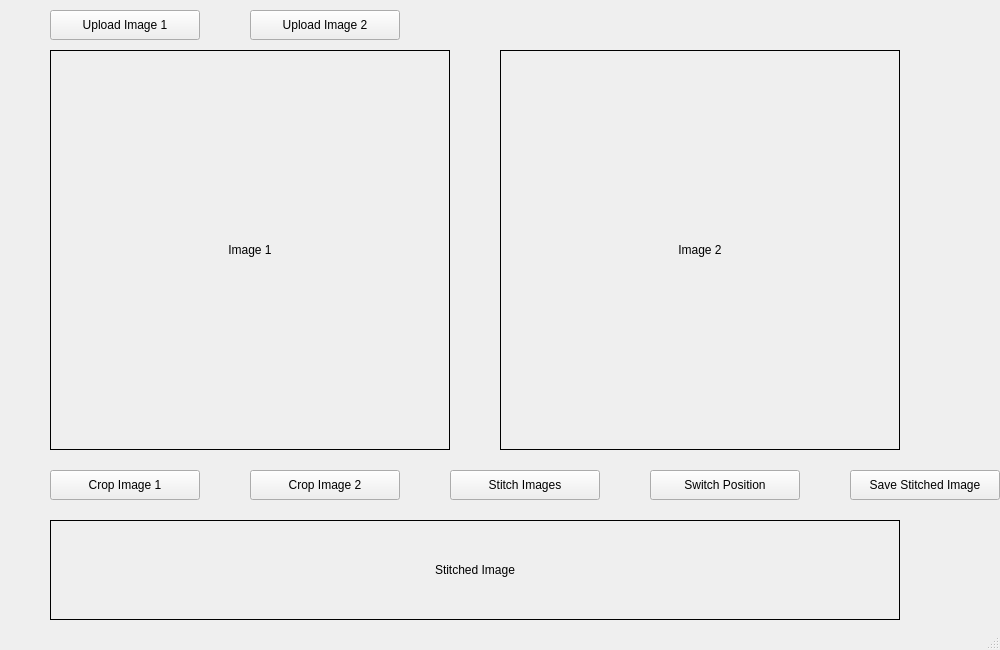
<?xml version="1.0" encoding="UTF-8"?>
<ui version="4.0">
 <class>MainWindow</class>
 <widget class="QMainWindow" name="MainWindow">
  <property name="geometry">
   <rect>
    <x>0</x>
    <y>0</y>
    <width>1000</width>
    <height>650</height>
   </rect>
  </property>
  <property name="windowTitle">
   <string>Image Stitching Tool</string>
  </property>
  <widget class="QWidget" name="centralwidget">
   <!-- 上传图像按钮 -->
   <widget class="QPushButton" name="button_upload_image1">
    <property name="geometry">
     <rect>
      <x>50</x>
      <y>10</y>
      <width>150</width>
      <height>30</height>
     </rect>
    </property>
    <property name="text">
     <string>Upload Image 1</string>
    </property>
   </widget>
   <widget class="QPushButton" name="button_upload_image2">
    <property name="geometry">
     <rect>
      <x>250</x>
      <y>10</y>
      <width>150</width>
      <height>30</height>
     </rect>
    </property>
    <property name="text">
     <string>Upload Image 2</string>
    </property>
   </widget>
   <!-- 检材图像显示 -->
   <widget class="QLabel" name="label_image1">
    <property name="geometry">
     <rect>
      <x>50</x>
      <y>50</y>
      <width>400</width>
      <height>400</height>
     </rect>
    </property>
    <property name="text">
     <string>Image 1</string>
    </property>
    <property name="alignment">
     <set>Qt::AlignCenter</set>
    </property>
    <property name="frameShape">
     <enum>QFrame::Box</enum>
    </property>
   </widget>
   <!-- 样本图像显示 -->
   <widget class="QLabel" name="label_image2">
    <property name="geometry">
     <rect>
      <x>500</x>
      <y>50</y>
      <width>400</width>
      <height>400</height>
     </rect>
    </property>
    <property name="text">
     <string>Image 2</string>
    </property>
    <property name="alignment">
     <set>Qt::AlignCenter</set>
    </property>
    <property name="frameShape">
     <enum>QFrame::Box</enum>
    </property>
   </widget>
   <!-- 功能按钮 -->
   <widget class="QPushButton" name="button_crop_image1">
    <property name="geometry">
     <rect>
      <x>50</x>
      <y>470</y>
      <width>150</width>
      <height>30</height>
     </rect>
    </property>
    <property name="text">
     <string>Crop Image 1</string>
    </property>
   </widget>
   <widget class="QPushButton" name="button_crop_image2">
    <property name="geometry">
     <rect>
      <x>250</x>
      <y>470</y>
      <width>150</width>
      <height>30</height>
     </rect>
    </property>
    <property name="text">
     <string>Crop Image 2</string>
    </property>
   </widget>
   <widget class="QPushButton" name="button_stitch">
    <property name="geometry">
     <rect>
      <x>450</x>
      <y>470</y>
      <width>150</width>
      <height>30</height>
     </rect>
    </property>
    <property name="text">
     <string>Stitch Images</string>
    </property>
   </widget>
   <widget class="QPushButton" name="button_switch_position">
    <property name="geometry">
     <rect>
      <x>650</x>
      <y>470</y>
      <width>150</width>
      <height>30</height>
      </rect>
    </property>
    <property name="text">
     <string>Switch Position</string>
    </property>
   </widget>
   <widget class="QPushButton" name="button_save_stitched">
    <property name="geometry">
     <rect>
      <x>850</x>
      <y>470</y>
      <width>150</width>
      <height>30</height>
      </rect>
    </property>
    <property name="text">
     <string>Save Stitched Image</string>
    </property>
   </widget>
   <!-- 拼接图像显示 -->
   <widget class="QLabel" name="label_image_stitched">
    <property name="geometry">
     <rect>
      <x>50</x>
      <y>520</y>
      <width>850</width>
      <height>100</height>
     </rect>
    </property>
    <property name="text">
     <string>Stitched Image</string>
    </property>
    <property name="alignment">
     <set>Qt::AlignCenter</set>
    </property>
    <property name="frameShape">
     <enum>QFrame::Box</enum>
    </property>
   </widget>
  </widget>
  <widget class="QMenuBar" name="menubar"/>
  <widget class="QStatusBar" name="statusbar"/>
 </widget>
</ui>
